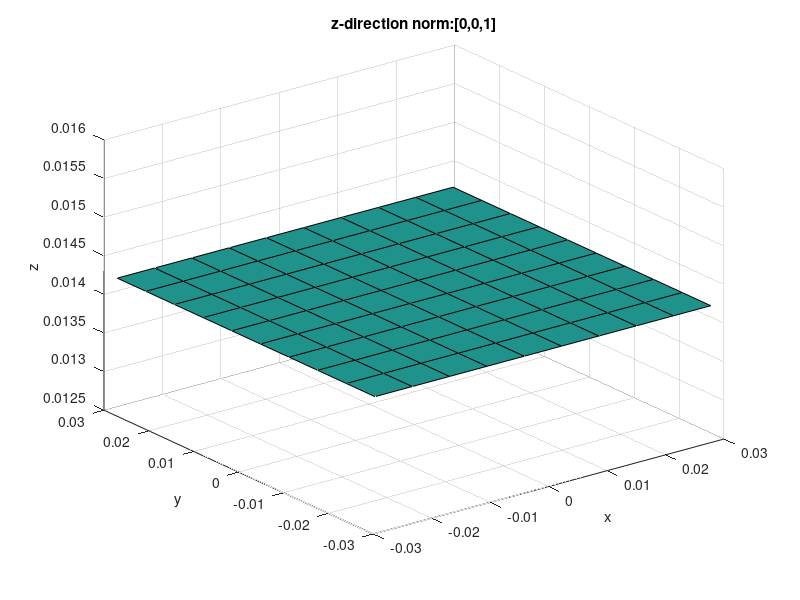

MATLAB code for this plot: (Note: this script raises an error after producing the figure.)
clear all; close all; clc;

Nx   = 10;  % resolution along x-direction  <scalar> [int]
Ny   = 10;  % resolution along y-direction  <scalar> [int]
Nz   = 10;
wT   = 0.2546e-3;    % 30AWG wire gauge <scalar> [m]
h    = wT*0.35;      % height of structure
N    = 3;
zEnd = N*2*pi*h;     % final z-value 
ri1  = 15e-3;        % x-axis <scalar> [m]
zpos = 4*zEnd + ri1/2;
b2 = 2*zpos;
xminb12 = -1.01*b2;   % lower x-bound
yminb12 = -1.01*b2;   % lower y-bound
zminb12 = zpos;      % lower z-bound (mutual-inductance)
% upper bounds 
xmaxb12 = 1.01*b2;    % maximum x-bound
ymaxb12 = 1.01*b2;    % maximum y-bound
zmaxb12 = zpos;    % maximum y-bound
x_M = linspace(xminb12, xmaxb12, Nx);
y_M = linspace(yminb12, ymaxb12, Ny);
z_M = linspace(zminb12, zmaxb12, Nz);
zn  = 1;
[X1,Y1,Z1]=meshgrid(x_M,y_M,z_M);
X = squeeze(X1(:,:,zn));
Y = squeeze(Y1(:,:,zn));
Z = squeeze(Z1(:,:,zn));
%%
figure(1)
H1= surf(X,Y,Z);
xlabel('x');ylabel('y');zlabel('z');
title('z-direction norm:[0,0,1]');
grid on;
% rotate
a  = 0;
b  = 0;
g  = 90;
rotM = struct('a',a,'b',b,'g',g);
tx = 0; ty = 0; tz = 1;
normV = [0,0,1];
A = normV
[tx1,ty1,tz1] = rotate_loop2(tx,ty,tz,a,b,g);
rot_normV = [tx1,ty1,tz1];
B = rot_normV
%
clc;
[X2,Y2,Z2] = rotate_loop2(X1,Y1,Z1,a,b,g);
% finding normal vector
P0 = [X(1,1),Y(1,1),0];
P1 = [X(1,end-1),Y(end-1,1),Z(1,end-1)];
%P2 = [X(1,end),Y(end,1),Z(1,end)];
P2 = [X(end-1,1),Y(1,end-1),Z(end-1,1)];

% P0 = [X2(1,1),Y2(1,1),Z2(1,2)]
% P1 = [X2(1,2),Y2(2,1),Z2(1,2)]
% P2 = [X2(1,3),Y2(3,1),Z2(1,3)]
normalV = cross(P1-P0,P2-P0);
%B = normalV;
%
%C = cross(A,B);
%dot(C,A)==0 & dot(C,B)==0
%
figure(2)
H1= surf(X2,Y2,Z2);
xlabel('x');ylabel('y');zlabel('z');
title('rot, norm:[1,0,0]');
grid on;